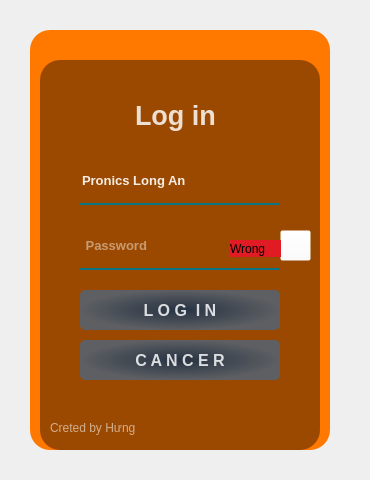
   <widget class="QWidget" name="login" native="true">
    <property name="geometry">
     <rect>
      <x>270</x>
      <y>50</y>
      <width>370</width>
      <height>480</height>
     </rect>
    </property>
    <property name="styleSheet">
     <string notr="true">QPushButton#button_login{
	background-color: qradialgradient(spread:pad, cx:0.5, cy:0.5, radius:0.5, fx:0.5, fy:0.5, stop:0 rgba(20,47,78,219), stop:1 rgba(85,98,112,226));
	color:rgba(255,255,255,210);
	border-radius: 5px;
}
QPushButton#button_login:hover{
	background-color: qradialgradient(spread:pad, cx:0.5, cy:0.5, radius:0.5, fx:0.5, fy:0.5, stop:0 rgba(40,67,98,219), stop:1 rgba(105,118,132,226));
}
QPushButton#button_login:pressed{
	padding-left:5px;
	padding-stop:5px;
	background-color: rgba(105,118,132,200);
}
QPushButton#button_cancer{
	background-color: qradialgradient(spread:pad, cx:0.5, cy:0.5, radius:0.5, fx:0.5, fy:0.5, stop:0 rgba(20,47,78,219), stop:1 rgba(85,98,112,226));
	color:rgba(255,255,255,210);
	border-radius: 5px;
}
QPushButton#button_cancer:hover{
	background-color: qradialgradient(spread:pad, cx:0.5, cy:0.5, radius:0.5, fx:0.5, fy:0.5, stop:0 rgba(40,67,98,219), stop:1 rgba(105,118,132,226));
}
QPushButton#button_cancer:pressed{
	padding-left:5px;
	padding-stop:5px;
	background-color: rgba(105,118,132,200);
}
QPushButton#button_show:pressed{
	padding-left:5px;
	padding-stop:5px;
	background-color: rgba(105,118,132,200);
}</string>
    </property>
    <widget class="QLabel" name="label_2">
     <property name="geometry">
      <rect>
       <x>30</x>
       <y>30</y>
       <width>300</width>
       <height>420</height>
      </rect>
     </property>
     <property name="styleSheet">
      <string notr="true">background-color: rgb(255, 120, 0);
border-radius : 20px;
</string>
     </property>
     <property name="text">
      <string/>
     </property>
    </widget>
    <widget class="QLabel" name="label_3">
     <property name="geometry">
      <rect>
       <x>40</x>
       <y>60</y>
       <width>280</width>
       <height>390</height>
      </rect>
     </property>
     <property name="styleSheet">
      <string notr="true">background-color: rgba(0,0,0,100);
border-radius: 20px;</string>
     </property>
     <property name="text">
      <string/>
     </property>
    </widget>
    <widget class="QLabel" name="label_7">
     <property name="geometry">
      <rect>
       <x>135</x>
       <y>95</y>
       <width>101</width>
       <height>40</height>
      </rect>
     </property>
     <property name="font">
      <font>
       <pointsize>20</pointsize>
       <weight>75</weight>
       <bold>true</bold>
       <stylestrategy>PreferDefault</stylestrategy>
       <kerning>true</kerning>
      </font>
     </property>
     <property name="styleSheet">
      <string notr="true">color: rgba(255,255,255,210);
</string>
     </property>
     <property name="text">
      <string>Log in</string>
     </property>
     <property name="scaledContents">
      <bool>false</bool>
     </property>
    </widget>
    <widget class="QLineEdit" name="lineEdit">
     <property name="geometry">
      <rect>
       <x>80</x>
       <y>165</y>
       <width>200</width>
       <height>40</height>
      </rect>
     </property>
     <property name="font">
      <font>
       <pointsize>10</pointsize>
       <weight>75</weight>
       <bold>true</bold>
       <stylestrategy>PreferDefault</stylestrategy>
       <kerning>true</kerning>
      </font>
     </property>
     <property name="styleSheet">
      <string notr="true">background-color: rgba(0,0,0,0);
border : none;
border-bottom: 2px solid rgba(10,118,132,255);
color: rgba(255,255,255,230);
padding-bottom : 7px;</string>
     </property>
     <property name="text">
      <string>Pronics Long An</string>
     </property>
     <property name="placeholderText">
      <string> User Name</string>
     </property>
    </widget>
    <widget class="QLineEdit" name="lineEdit_2">
     <property name="geometry">
      <rect>
       <x>80</x>
       <y>230</y>
       <width>200</width>
       <height>40</height>
      </rect>
     </property>
     <property name="font">
      <font>
       <pointsize>10</pointsize>
       <weight>75</weight>
       <bold>true</bold>
       <stylestrategy>PreferDefault</stylestrategy>
       <kerning>true</kerning>
      </font>
     </property>
     <property name="styleSheet">
      <string notr="true">background-color: rgba(0,0,0,0);
border : none;
border-bottom: 2px solid rgba(10,118,132,255);
color: rgba(255,255,255,230);
padding-bottom : 7px;</string>
     </property>
     <property name="echoMode">
      <enum>QLineEdit::Password</enum>
     </property>
     <property name="placeholderText">
      <string> Password</string>
     </property>
    </widget>
    <widget class="QPushButton" name="button_login">
     <property name="geometry">
      <rect>
       <x>80</x>
       <y>290</y>
       <width>200</width>
       <height>40</height>
      </rect>
     </property>
     <property name="font">
      <font>
       <pointsize>12</pointsize>
       <weight>75</weight>
       <bold>true</bold>
       <stylestrategy>PreferDefault</stylestrategy>
       <kerning>true</kerning>
      </font>
     </property>
     <property name="text">
      <string>L O G  I N</string>
     </property>
    </widget>
    <widget class="QLabel" name="label_8">
     <property name="geometry">
      <rect>
       <x>50</x>
       <y>420</y>
       <width>131</width>
       <height>16</height>
      </rect>
     </property>
     <property name="styleSheet">
      <string notr="true">color:rgba(255,255,255,140);</string>
     </property>
     <property name="text">
      <string>Creted by Hưng</string>
     </property>
    </widget>
    <widget class="QPushButton" name="button_cancer">
     <property name="geometry">
      <rect>
       <x>80</x>
       <y>340</y>
       <width>200</width>
       <height>40</height>
      </rect>
     </property>
     <property name="font">
      <font>
       <pointsize>12</pointsize>
       <weight>75</weight>
       <bold>true</bold>
       <stylestrategy>PreferDefault</stylestrategy>
       <kerning>true</kerning>
      </font>
     </property>
     <property name="text">
      <string>C A N C E R</string>
     </property>
    </widget>
    <widget class="QPushButton" name="button_show">
     <property name="geometry">
      <rect>
       <x>280</x>
       <y>230</y>
       <width>31</width>
       <height>31</height>
      </rect>
     </property>
     <property name="styleSheet">
      <string notr="true">color: rgb(0, 0, 0);
background-color: rgba(255, 255,255,0);</string>
     </property>
     <property name="text">
      <string/>
     </property>
     <property name="icon">
      <iconset>
       <normaloff>../../../../../../../../../../../../../../.designer/backup/cil-loop.png</normaloff>../../../../../../../../../../../../../../.designer/backup/cil-loop.png</iconset>
     </property>
    </widget>
    <widget class="QLabel" name="label_wrong">
     <property name="geometry">
      <rect>
       <x>230</x>
       <y>240</y>
       <width>51</width>
       <height>17</height>
      </rect>
     </property>
     <property name="styleSheet">
      <string notr="true">background-color: rgb(224, 27, 36);</string>
     </property>
     <property name="text">
      <string>Wrong</string>
     </property>
    </widget>
   </widget>
